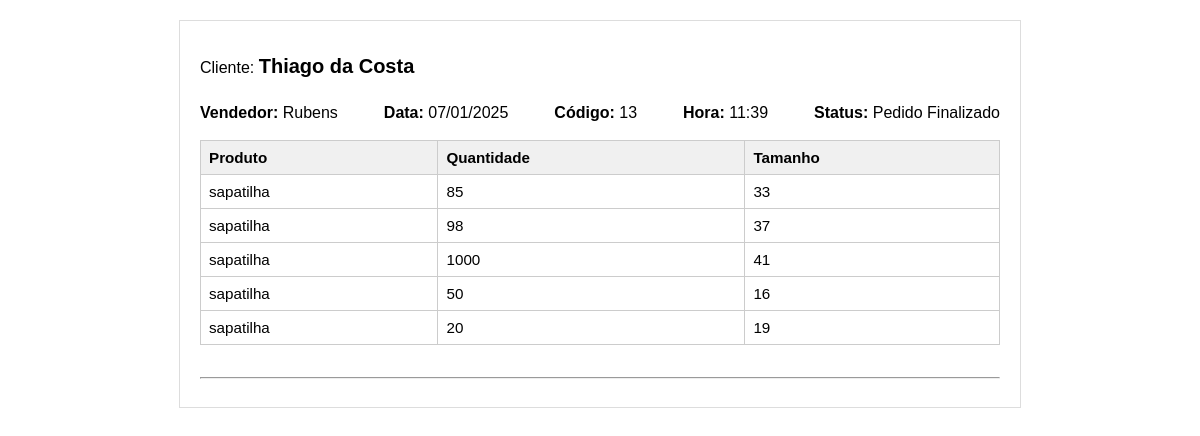
The page /imprimir/13/ (signed in) on the database as committed earlier.
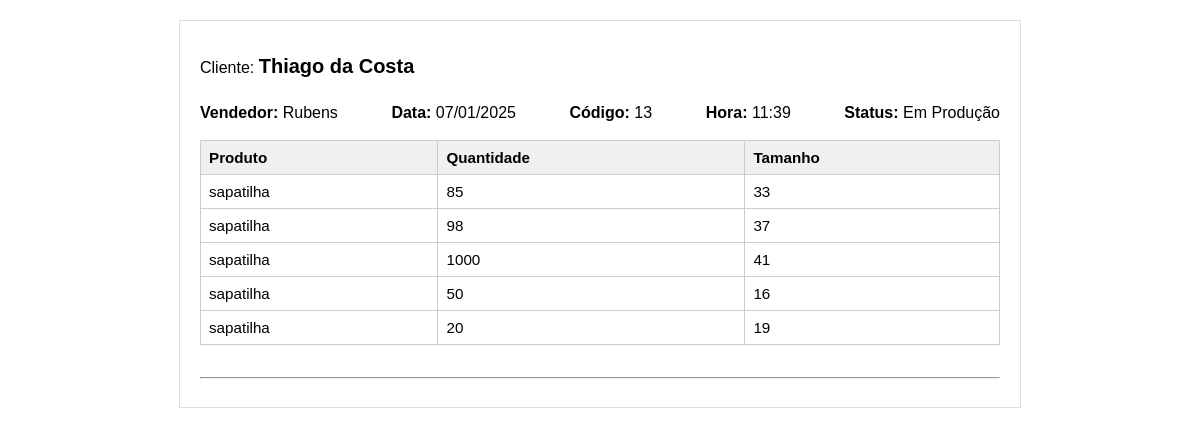
The same page on the database as committed later.
### pedidos/models.py (models this page shows, shortened)
class Pedido(models.Model):
    STATUS_CHOICES = [
        ('Pendente', 'Pendente'),
        ('Em Produção', 'Em Produção'),
        ('Pedido Finalizado', 'Pedido Finalizado'),
    ]
    cliente = models.CharField(max_length=100)
    vendedor = models.ForeignKey(Vendedor, on_delete=models.CASCADE)
    data = models.DateTimeField(auto_now_add=True)
    status = models.CharField(max_length=50, choices=STATUS_CHOICES, default='Pendente')

### vendedor/models.py (models this page shows)
class Vendedor(models.Model):
    nome = models.CharField(max_length=100)
    data_nascimento = models.DateField()
    codigo = models.CharField(max_length=20, unique=True)
    def __str__(self):
        return self.nome

### pedidos/views.py (the view)
# urls.py: path('imprimir/<int:pedido_id>/', views.imprimir_pedido, name='imprimir_pedido'),
@login_required
def imprimir_pedido(request, pedido_id):
    pedido = get_object_or_404(Pedido, id=pedido_id)
    return render(request, 'pedidos/imprimir.html', {'pedido': pedido})

### templates/pedidos/imprimir.html (shortened to what this page needs)
{% load static %}
<html lang="pt-br">
<head>
    <link rel="stylesheet" href="{% static 'css/imprimir.css' %}">
</head>
<body>
    <div class="pedido-imprimir">
        <p>Cliente: <strong  style="font-size:20px">{{ pedido.cliente }} </strong></p>
        <div class='separacao'>
                <p><strong>Vendedor:</strong> {{ pedido.vendedor }}</p>
                <p><strong>Data:</strong> {{ pedido.data|date:"d/m/Y" }}</p>
                <p><strong>Código:</strong> {{ pedido.id }}</p>
                <p><strong>Hora:</strong> {{ pedido.data|date:"H:i" }}</p>
                <p><strong>Status:</strong> {{ pedido.status }}</p>
        </div>
        <table>
            <thead>
                <tr>
                    <th>Produto</th>
                    <th>Quantidade</th>
                    <th>Tamanho</th>
                </tr>
            </thead>
            <tbody>
                {% for item in pedido.itens.all %}
                <tr>
                    <td>{{ item.produto.nome }}</td>
                    <td>{{ item.quantidade }}</td>
                    <td>{{ item.tamanho }}</td
                </tr>
                {% endfor %}
            </tbody>
        </table>
        <hr>
    </div>
</body>
</html>

Rows that differ between the two databases and show on the page:
changed Pedido "Thiago da Costa": status "Pedido Finalizado" → "Em Produção"
